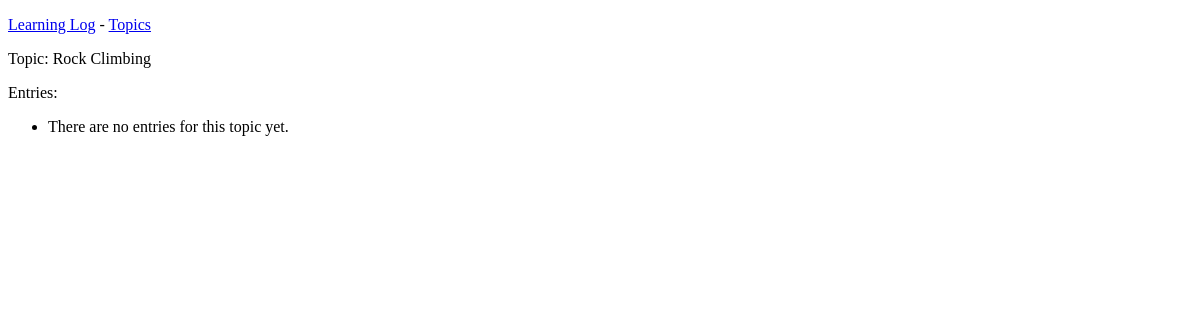
The page /learning_logs/topics/2/ on the database as committed earlier.
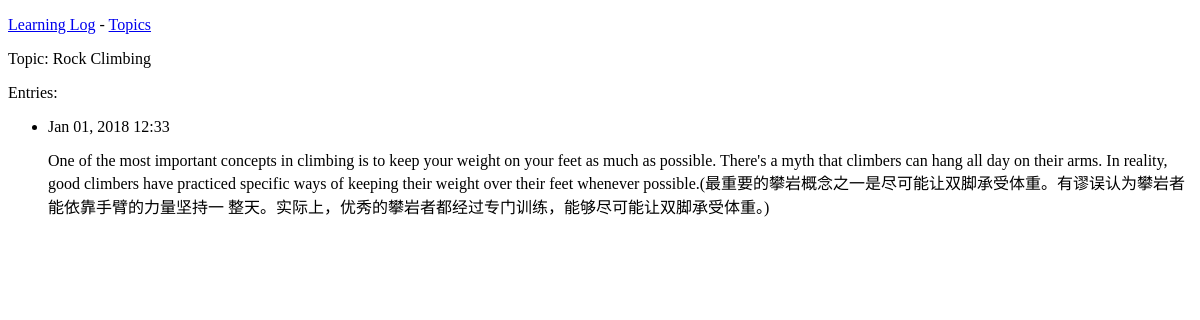
The same page on the database as committed later.
### learning_logs/models.py (models this page shows, shortened)
class Entry(models.Model):
    topic = models.ForeignKey(Topic, on_delete=models.CASCADE)  # 必须加上on_delete,否则会出错
    text = models.TextField()
    date_added = models.DateTimeField(auto_now_add=True)
    class Meta:
        verbose_name_plural = 'entries'

### learning_logs/views.py (the view)
# urls.py: path('topics/<topic_id>/', views.topic, name='topic'),
def topic(request, topic_id):
    topic = Topic.objects.get(id=topic_id)
    entries = topic.entry_set.order_by('-date_added')
    context = {'topic': topic, 'entries': entries}
    return render(request, 'learning_logs/topic.html', context)

### learning_logs/models.py (called while the page is built)
    def __str__(self):
        return self.text

### learning_logs/templates/learning_logs/topic.html (shortened to what this page needs)
<!DOCTYPE html>
<html lang="en">
<head>
</head>
<body>
{% extends 'learning_logs/base.html' %}
{% block content %}
<p>Topic: {{ topic }}</p>
<p>Entries:</p>
<ul>
    {%  for entry in entries %}
    <li>
        <p>{{ entry.date_added|date:'M d, Y H:i' }}</p>
        <p>{{ entry.text|linebreaks }}</p>
    </li>
    {% empty %}
    <li>
        There are no entries for this topic yet.
    </li>
    {% endfor %}
</ul>
{% endblock content %}

Rows that differ between the two databases and show on the page:
added Entry: date_added "Jan 01, 2018 12:33", text "One of the most important concepts in climbing is to keep your weight on your feet as much as possible. There's a myth that climbers can hang all day on their arms. In reality, good climbers have practiced specific ways of keeping their weight over their feet whenever possible.(最重要的攀岩概念之一是尽可能让双脚承受体重。有谬误认为攀岩者能依靠手臂的力量坚持一 整天。实际上，优秀的攀岩者都经过专门训练，能够尽可能让双脚承受体重。)"
Other text that changed with them:
text no longer shown: "There are no entries for this topic yet."
